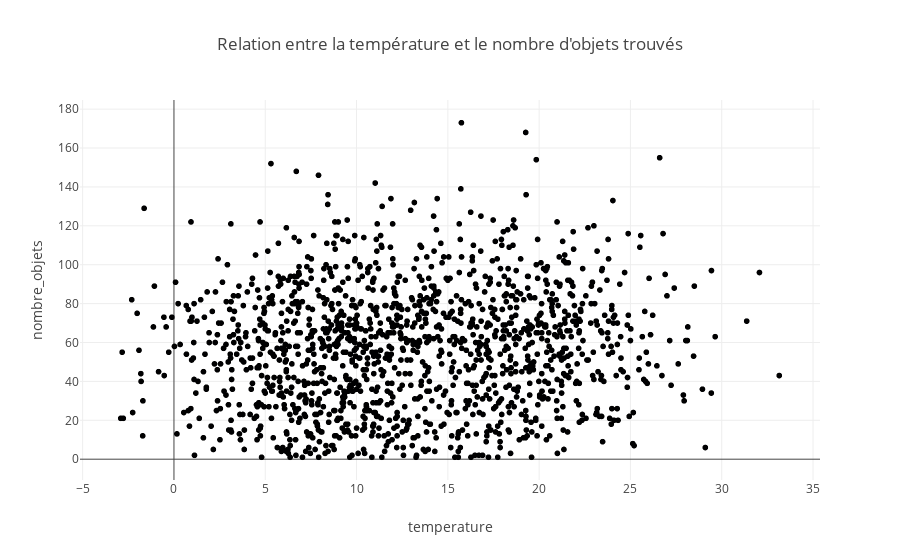

Here is the notebook cell this chart was saved with:
### Markdown cell above
## Afficher le nombre d’objets trouvés en fonction de la température sur un scatterplot. Est ce que le nombre d’objets perdus est corrélé à la temperature d'après ce graphique?

### Code cell
# Création du scatterplot
fig = px.scatter(df, x='temperature', y='nombre_objets', 
                 title='Relation entre la température et le nombre d\'objets trouvés')
fig.show()

### Figure 1 — Plotly figure (JSON) as saved in the notebook; plotly's stock layout.template omitted (floating-point values rounded to 4 significant figures; data arrays with more than 128 entries replaced by an {"elided": "..."} marker saying what was removed)
{"data": [{"hovertemplate": "temperature=%{x}<br>nombre_objets=%{y}<extra></extra>", "legendgroup": "", "marker": {"color": "#000001", "symbol": "circle"}, "mode": "markers", "name": "", "showlegend": false, "type": "scattergl", "x": {"elided": "1428 float values"}, "xaxis": "x", "y": {"elided": "1428 int values"}, "yaxis": "y"}], "layout": {"legend": {"tracegroupgap": 0}, "title": {"text": "Relation entre la température et le nombre d'objets trouvés"}, "xaxis": {"anchor": "y", "domain": [0, 1], "title": {"text": "temperature"}}, "yaxis": {"anchor": "x", "domain": [0, 1], "title": {"text": "nombre_objets"}}}}
